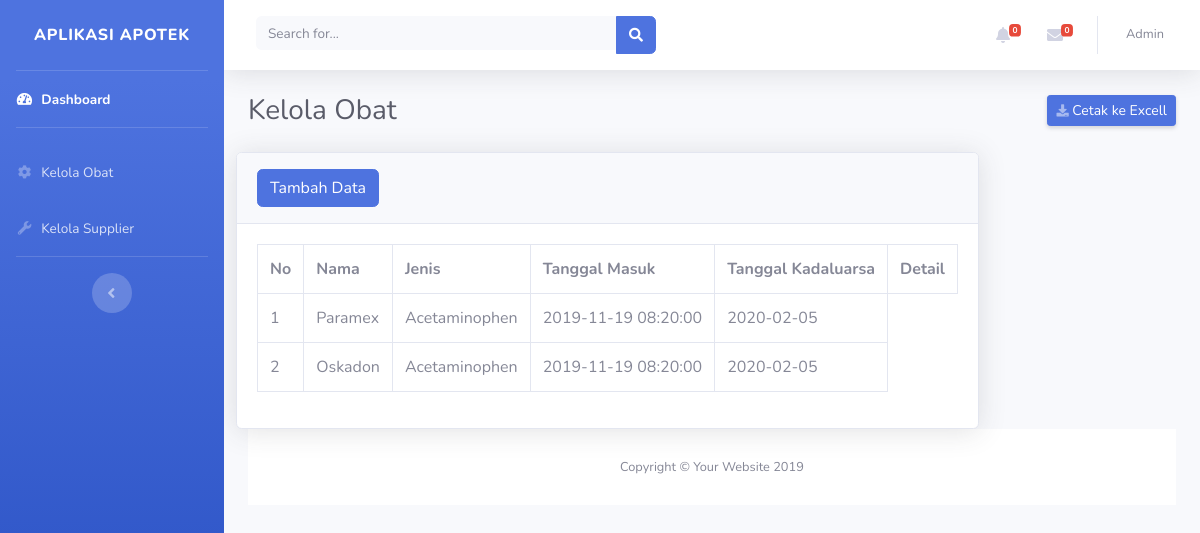
/object/admin/admin_kelola_obat.php, run on an earlier commit of the app's database.
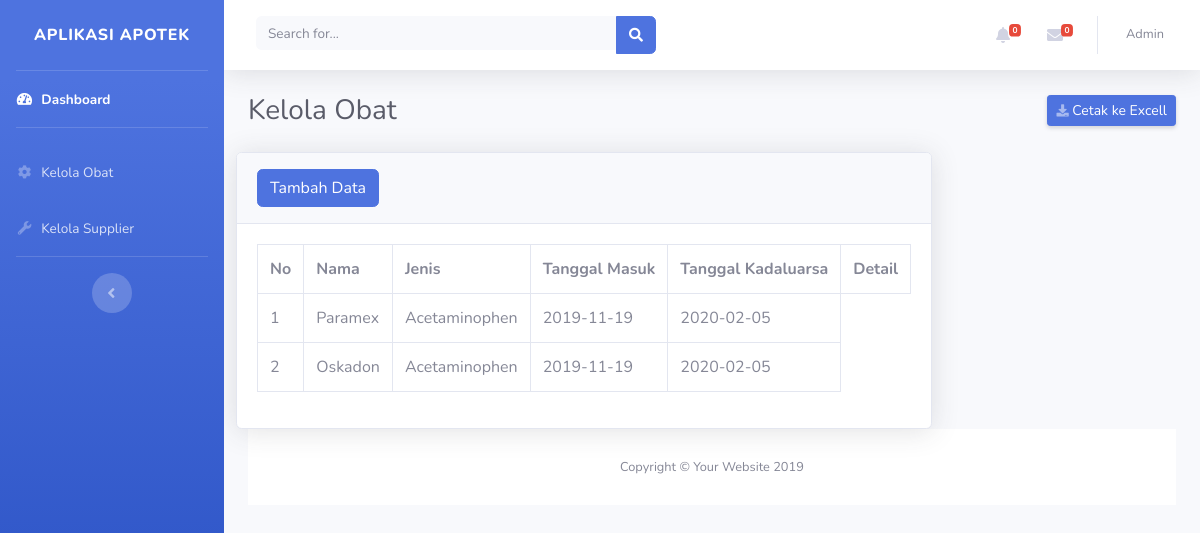
And on a later commit of the database.
### tables this page shows
CREATE TABLE `obat` (
  `id` int(11) NOT NULL,
  `nama` varchar(255) NOT NULL,
  `jenis` varchar(255) NOT NULL,
  `tanggal masuk` date NOT NULL,
  `tanggal kadaluarsa` date NOT NULL,
  `jumlah` varchar(255) DEFAULT NULL,
  `harga` varchar(255) DEFAULT NULL
);

### object/admin/admin_kelola_obat.php (the view, shortened to what the changed rows need)
<!DOCTYPE html>
<html lang="en">
<head>
  <link href="vendor/fontawesome-free/css/all.min.css" rel="stylesheet" type="text/css">
  <link href="css/sb-admin-2.min.css" rel="stylesheet">
</head>
<body id="page-top">
  <div id="wrapper">
    <div id="content-wrapper" class="d-flex flex-column">
      <div id="content">
        <div class="container-fluid">
          <div class="d-sm-flex align-items-center justify-content-between mb-4">
            <h1 class="h3 mb-0 text-gray-800">Kelola Obat</h1>
          </div>
          <div class="row">
          <br/>
          <br/>
          <div class="card shadow mb-">
            <div class="card-body">
            <div class="table-responsive">
              <table class="table table-bordered" id="dataTable" width="100%" cellspacing="0">
              <form action="proses_tambah_obat.php" method="POST">
                <tr>
                    <th>No</th>
                    <th>Nama</th>
                    <th>Jenis</th>
                    <th>Tanggal Masuk</th>
                    <th>Tanggal Kadaluarsa</th>
                    <th>Detail</th>
                  </tr>
                  <form action="proses_tambah_obat.php" method="POST">
                  <?php
                        $koneksi = mysqli_connect('localhost', 'root', '', 'impal');
                        $query_mysqli = mysqli_query($koneksi, "SELECT * FROM obat")or die(mysqli_error($koneksi));
                    $nomor = 1;
                    while($obat_data = mysqli_fetch_array($query_mysqli)){
                    ?>
                    <tr>
                      <td><?php echo $nomor++; ?></td>
                      <td><?php echo $obat_data['nama']; ?></td>
                      <td><?php echo $obat_data['jenis']; ?></td>
                      <td><?php echo $obat_data['tanggal masuk']; ?></td>
                      <td><?php echo $obat_data['tanggal kadaluarsa']; ?></td>
                    </tr>
                    <?php } ?>
                </table>
                </div>
              </div>
            </div>
      </div>
    </div>
  </div>
</body>
</html>

What changed in the data, as far as the page shows it:
changed obat "Paramex": tanggal masuk "2019-11-19 08:20:00" → "2019-11-19"
changed obat "Oskadon": tanggal masuk "2019-11-19 08:20:00" → "2019-11-19"
